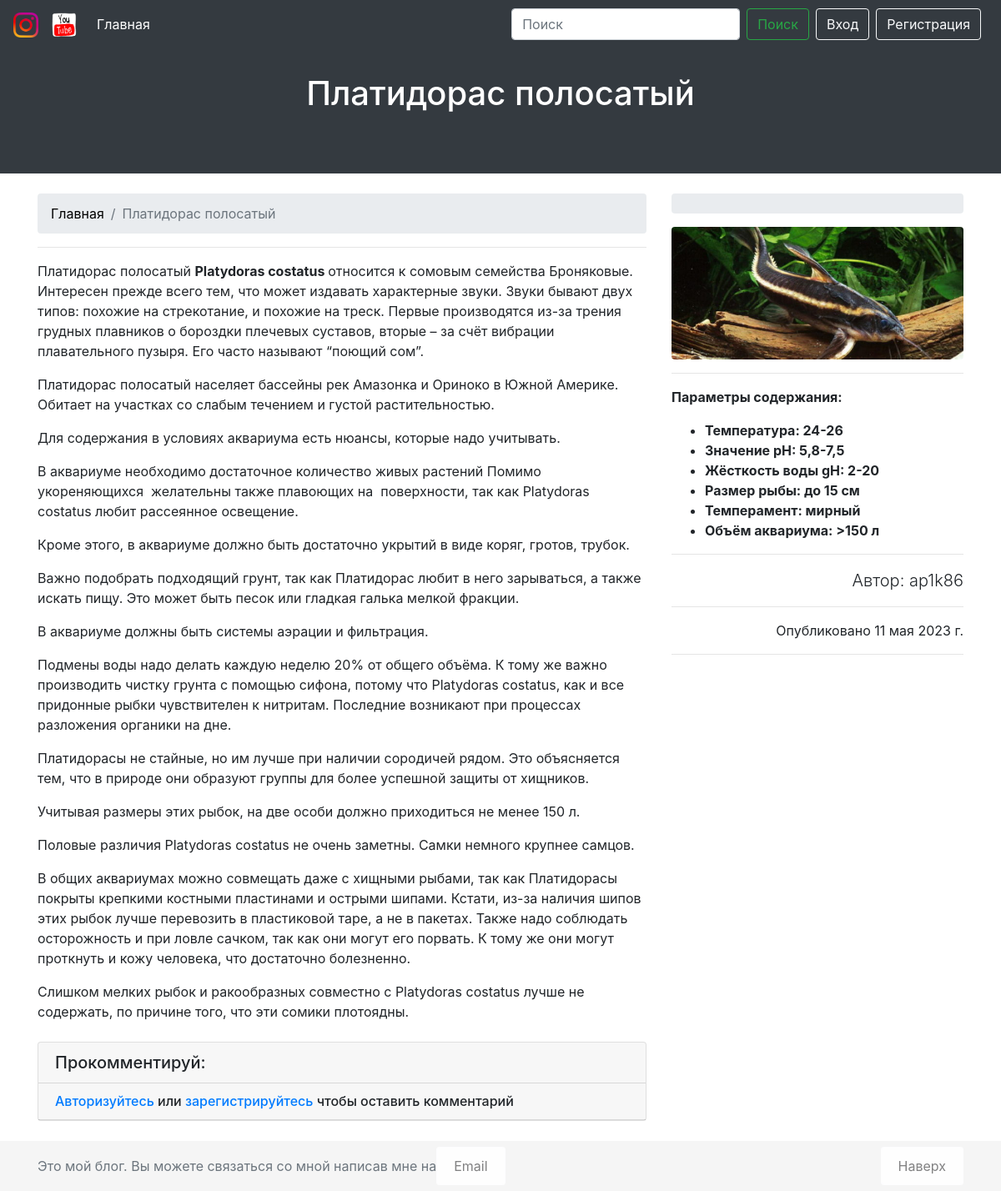
Page /blog/platidoras-polosatyj/ on the earlier database version.
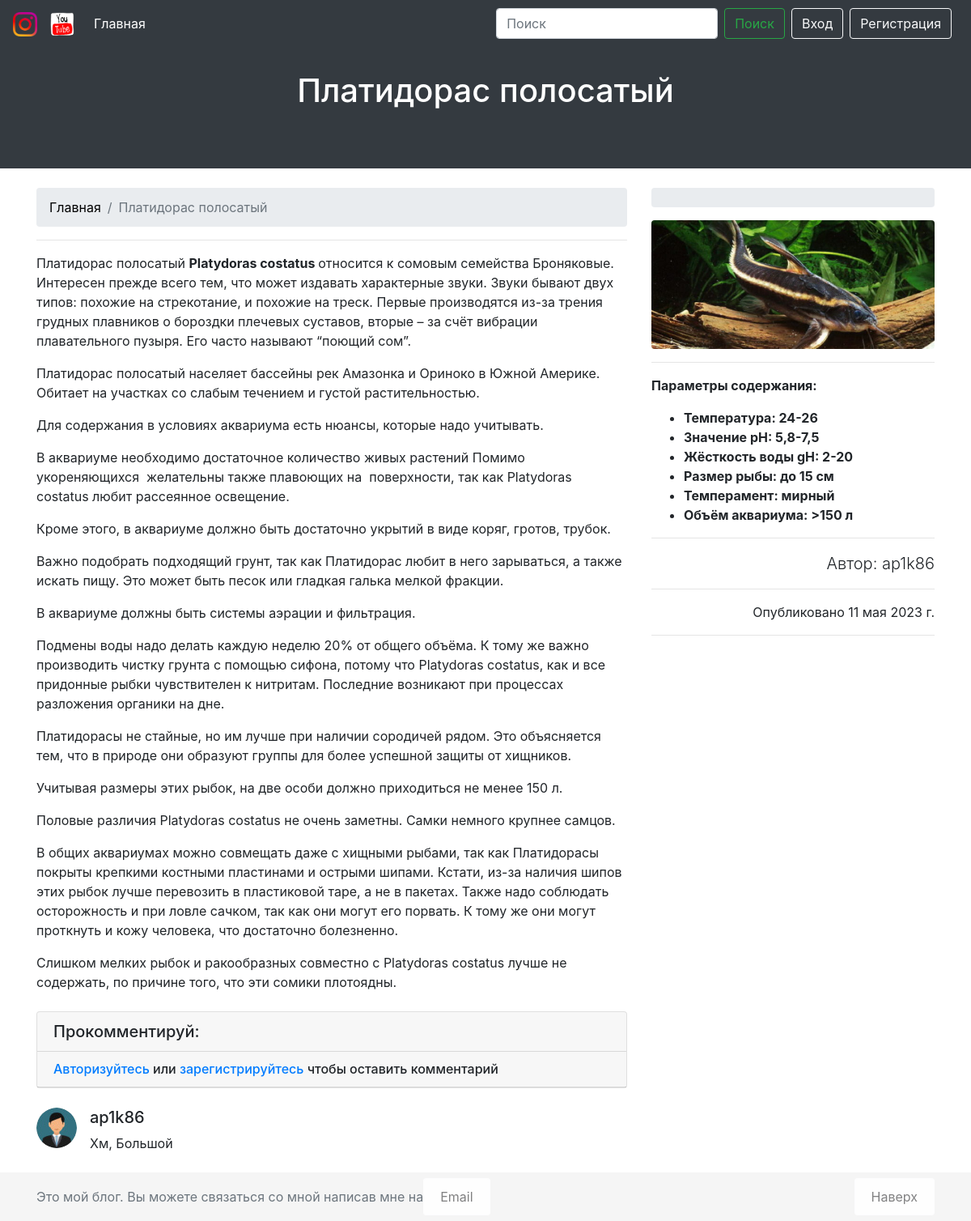
Same page on the later database version.
### myblog/models.py (models this page shows, shortened)
class Comment(models.Model):
    post = models.ForeignKey(Post, on_delete=models.CASCADE, related_name='comments', verbose_name='Текст:')
    username = models.ForeignKey(User, on_delete=models.CASCADE, verbose_name='Имя:')
    text = models.TextField(verbose_name='Комментарий:')
    created_date = models.DateTimeField(default=timezone.now, verbose_name='Дата создания:')
    objects = models.Model
    class Meta:
        verbose_name = 'Комментарий под постом главной страницы'
        verbose_name_plural = 'Комментарии под постом главной страницы'
        ordering = ['-created_date']

### myblog/views.py (the view, shortened to what this page needs)
# urls.py: path('blog/<slug>/', PostDetailView.as_view(), name='post_detail'),
class PostDetailView(View):
    def get(self, request, slug, *args, **kwargs):
        post = get_object_or_404(Post, url=slug)
        last_posts = Post.objects.all().order_by('-id')[:5]
        comment_form = CommentForm()
        context = {
            'title': post.title,
            'post': post,
            'last_posts': last_posts,
            'comment_form': comment_form,
            'comment': CommentForum.objects.all()
        }
        return render(request, 'myblog/post_detail.html', context=context)

### myblog/forms.py
class CommentForm(forms.ModelForm):
    class Meta:
        model = Comment
        fields = ('text',)
        widgets = {
            'text': forms.Textarea(attrs={
                'class': 'form-control',
                'rows': 3,
            }),
        }

### templates/myblog/post_detail.html (shortened to what this page needs)
{% extends './base.html' %}
{% load static %}
{% block header %}
{% include './block/header.html' %}
{% endblock %}
{% block content %}
<div class="container">
    <div class="row">
        <div class="col-lg-8">
            <nav aria-label="breadcrumb" class="mt-4">
                <ol class="breadcrumb">
                    <li class="breadcrumb-item"><a class="dark" href="{% url 'index' %}">Главная</a></li>
                    <li class="breadcrumb-item active" aria-current="page">{{ post.title }}</li>
                </ol>
            </nav>
            <hr>
            <p class="lead">
                {{ post.content|safe }}
            </p>
            {% include './block/comments.html' %}
        </div>
        {% include './block/aside.html' %}
    </div>
</div>
{% endblock %}

### templates/myblog/block/comments.html
{% load static %}
<div class="card my-4">
    <h5 class="card-header">Прокомментируй:</h5>
    {% if user.is_authenticated %}
    <div class="card-body">
        <form method="post">
            {% csrf_token %}
            <div class="form-group">
                {{ comment_form.text }}
            </div>
            <button type="submit" class="btn btn-dark">Отправить</button>
        </form>
    </div>
    {% else %}
    <h6 class="card-header"><a href="{% url 'signin' %}">Авторизуйтесь</a> или <a href="{% url 'signup' %}">зарегистрируйтесь</a>
        чтобы оставить комментарий</h6>
    {% endif %}
</div>
{% for comment in post.comments.all %}
<div class="media mb-4">
    <img class="d-flex mr-3 rounded-circle" src="{% static '/img/avatar.jpg' %}" alt="">
    <div class="media-body">
        <h5 class="mt-0">{{comment.username}}</h5>
        {{comment.text}}
    </div>
</div>
{% endfor %}

Differences in the rows shown:
added Comment: username "ap1k86", text "Хм, Большой"
